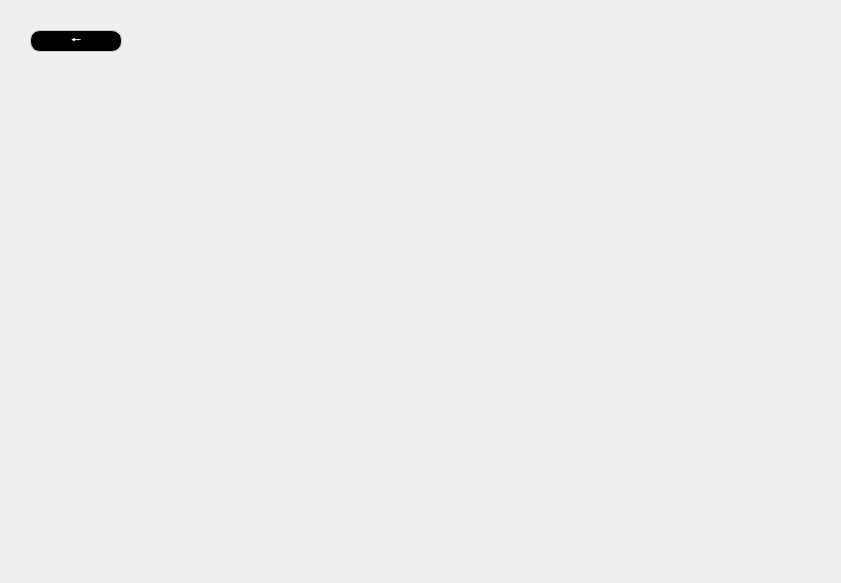
<?xml version="1.0" encoding="UTF-8"?>
<ui version="4.0">
 <class>instructions</class>
 <widget class="QWidget" name="instructions">
  <property name="geometry">
   <rect>
    <x>0</x>
    <y>0</y>
    <width>841</width>
    <height>583</height>
   </rect>
  </property>
  <property name="windowTitle">
   <string>Form</string>
  </property>
  <property name="styleSheet">
   <string notr="true"/>
  </property>
  <widget class="QPushButton" name="pushButton">
   <property name="geometry">
    <rect>
     <x>30</x>
     <y>30</y>
     <width>92</width>
     <height>22</height>
    </rect>
   </property>
   <property name="styleSheet">
    <string notr="true">QPushButton{
	color: #ffffff;
	min-width:  90px;
    max-width:  90px;
    min-height: 20px;
    max-height: 20px;
    font: 900 14pt &quot;Segoe UI&quot;;
	background-color: #000000;
	border-radius:10px;
	border: 1px solid #ccc;
}
 QPushButton:hover{
	background-color:#676767;
	
}
</string>
   </property>
   <property name="text">
    <string>🠔</string>
   </property>
  </widget>
 </widget>
 <resources/>
 <connections/>
</ui>
